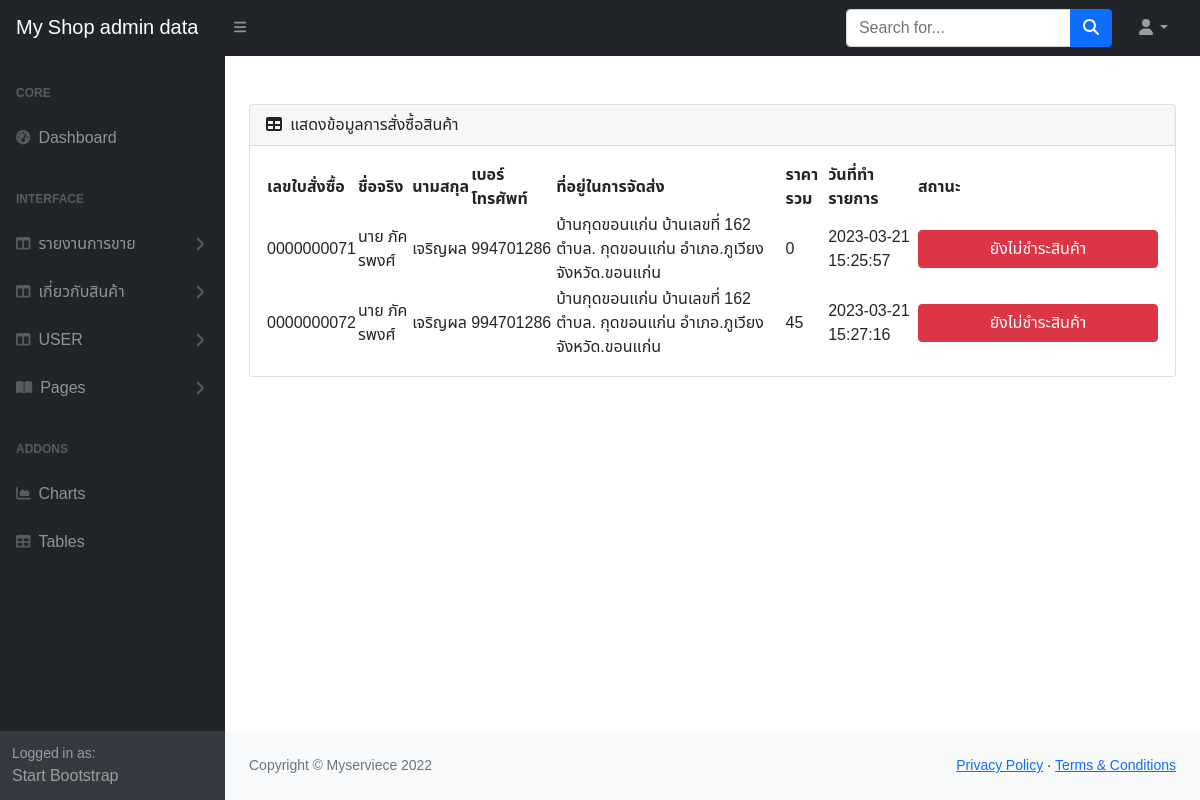
Screenshot of /admin/product_show.php with the database file from the repository.
### tables this page shows
CREATE TABLE `order_user` (
  `order_id` int(10) UNSIGNED ZEROFILL NOT NULL COMMENT 'id ออเดอร์ลูกค้า',
  `id_user` int(11) NOT NULL,
  `f_name` varchar(255) NOT NULL COMMENT 'ชื่อจริง',
  `l_name` varchar(255) NOT NULL COMMENT 'นามสกุล',
  `number_phone` int(10) NOT NULL,
  `address` text NOT NULL COMMENT 'ที่อยู่',
  `total_price` float NOT NULL COMMENT 'ราคารวม',
  `order_status` varchar(1) NOT NULL COMMENT 'สถานะ',
  `reg_date` timestamp NOT NULL DEFAULT current_timestamp() COMMENT 'วันที่สั่งซื้อ'
);

### admin/product_show.php (the view, shortened to what this page needs)
<?php
    require('dbconnectadmin.php');
    $sql = "SELECT * FROM order_user";
    $resulet =  mysqli_query($con,$sql);
?>
<!DOCTYPE html>
<html lang="en">
    <head>
        <link href="https://cdn.jsdelivr.net/npm/simple-datatables@latest/dist/style.css" rel="stylesheet" />
        <link href="css/styles.css" rel="stylesheet" />
        <link rel="stylesheet" href="style.css">
    </head>
    <body class="sb-nav-fixed">
        <?php include'menu.php';?>
            <div id="layoutSidenav_content">
                <br><br>
                <main>
                    <div class="container-fluid px-4">
                        <div class="card mb-4">
                            <div class="card-header">
                                <i class="fas fa-table me-1"></i>
                                แสดงข้อมูลการสั่งซื้อสินค้า
                            </div>
                            <div class="card-body">
                                <table id="datatablesSimple">
                                    <thead>
                                        <tr>
                                            <th>เลขใบสั่งซื้อ</th>
                                            <th>ชื่อจริง</th>
                                            <th>นามสกุล</th>
                                            <th>เบอร์โทรศัพท์</th>
                                            <th>ที่อยู่ในการจัดส่ง</th>
                                            <th>ราคารวม</th>
                                            <th>วันที่ทำรายการ</th>
                                            <th>สถานะ</th>
                                        </tr>
                                    </thead>
                                    <tbody>
                                    <?php
                                        while($row =  mysqli_fetch_array($resulet)){
                                    ?>
                                        <tr>
                                            <td><?php echo $row['order_id'];?></td>
                                            <td><?php echo $row['f_name'];?></td>
                                            <td><?php echo $row['l_name'];?></td>
                                            <td><?php echo $row['number_phone'];?></td>
                                            <td><?php echo $row['address'];?></td>
                                            <td><?php echo $row['total_price'];?></td>
                                            <td><?php echo $row['reg_date'];?></td>
                                            <?php
                                                if($row['order_status'] == 1){
                                            ?>
                                            <td><button type="button" class="btn btn-danger" style="width: 15rem;" >ยังไม่ชำระสินค้า</button></td>
                                            <?php
                                                }if($row['order_status'] == 2){
                                            ?>
                                            <td><button type="button" class="btn btn-success" style="width: 15rem;" >ชำระสินค้าแล้ว</button></td>
                                            <?php
                                                }if($row['order_status'] == 0){
                                            ?>
                                            <td><button type="button" class="btn btn-warning" style="width: 15rem;" >ยกเลิกการสั่งซื้อ</button></td>
                                            <?php
                                                }
                                            ?>
                                        </tr>
                                        <?php
                                            }
                                        ?>
                                    </tbody>
                                </table>
                            </div>
                        </div>
                    </div>
                </main>
                <?php include'footer.php';?>
            </div>
    </body>
</html>

### admin/style.css (style rules this page uses)
* { font-family: 'Noto Sans Thai', sans-serif; }

### rows the page displays
order_user: order_id "0000000071", f_name "นาย ภัครพงศ์", l_name "เจริญผล", number_phone "994701286", address "บ้านกุดขอนแก่น บ้านเลขที่ 162 ตำบล. กุดขอนแก่น อำเภอ.ภูเวียง จังหวัด.ขอนแก่น", total_price "0", reg_date "2023-03-21 15:25:57", order_status "ยังไม่ชำระสินค้า"
order_user: order_id "0000000072", f_name "นาย ภัครพงศ์", l_name "เจริญผล", number_phone "994701286", address "บ้านกุดขอนแก่น บ้านเลขที่ 162 ตำบล. กุดขอนแก่น อำเภอ.ภูเวียง จังหวัด.ขอนแก่น", total_price "45", reg_date "2023-03-21 15:27:16", order_status "ยังไม่ชำระสินค้า"
